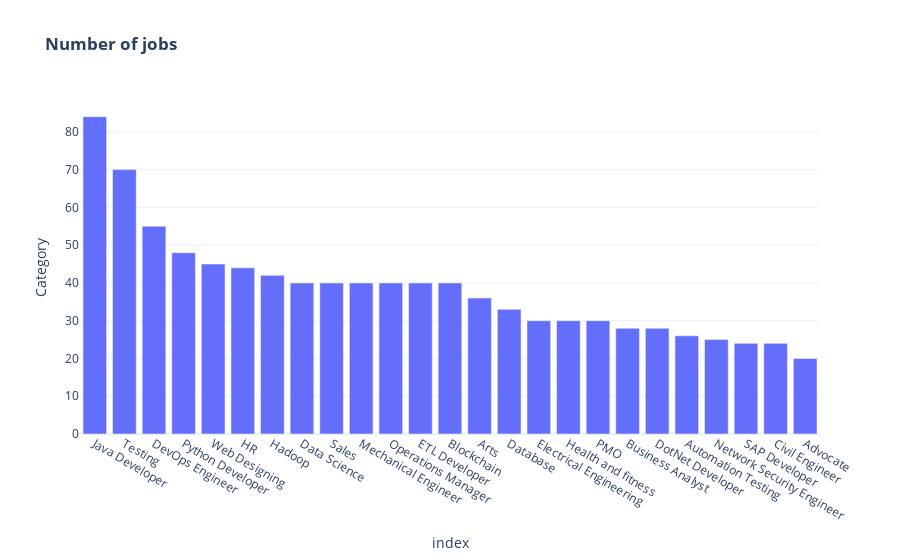

Source (notebook cell):
### Markdown cell above
### Visualization

### Code cell
# Create Chart
fig = px.bar(df_categort,
              x='index',
              y='Category',
              template = template_style,
              title= '<b>Number of jobs</b>')

# Display Plot
fig.show()

### Figure 1 — Plotly figure (JSON) as saved in the notebook; plotly's stock layout.template omitted (floating-point values rounded to 4 significant figures)
{"data": [{"alignmentgroup": "True", "hovertemplate": "index=%{x}<br>Category=%{y}<extra></extra>", "legendgroup": "", "marker": {"color": "#636efa", "pattern": {"shape": ""}}, "name": "", "offsetgroup": "", "orientation": "v", "showlegend": false, "textposition": "auto", "type": "bar", "x": ["Java Developer", "Testing", "DevOps Engineer", "Python Developer", "Web Designing", "HR", "Hadoop", "Data Science", "Sales", "Mechanical Engineer", "Operations Manager", "ETL Developer", "Blockchain", "Arts", "Database", "Electrical Engineering", "Health and fitness", "PMO", "Business Analyst", "DotNet Developer", "Automation Testing", "Network Security Engineer", "SAP Developer", "Civil Engineer", "Advocate"], "xaxis": "x", "y": [84, 70, 55, 48, 45, 44, 42, 40, 40, 40, 40, 40, 40, 36, 33, 30, 30, 30, 28, 28, 26, 25, 24, 24, 20], "yaxis": "y"}], "layout": {"barmode": "relative", "legend": {"tracegroupgap": 0}, "title": {"text": "<b>Number of jobs</b>"}, "xaxis": {"anchor": "y", "domain": [0, 1], "title": {"text": "index"}}, "yaxis": {"anchor": "x", "domain": [0, 1], "title": {"text": "Category"}}}}
